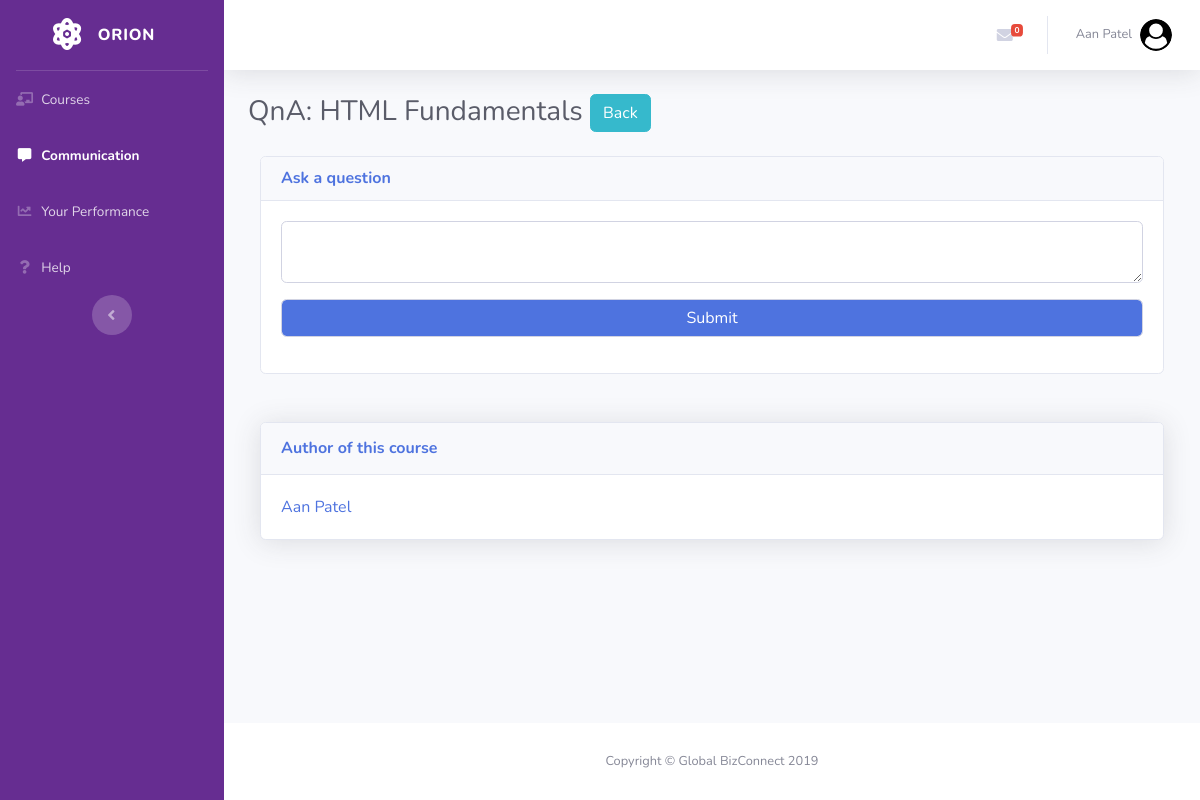
Page /dashboard/qna.php?cid=4 (signed in) on the earlier database version.
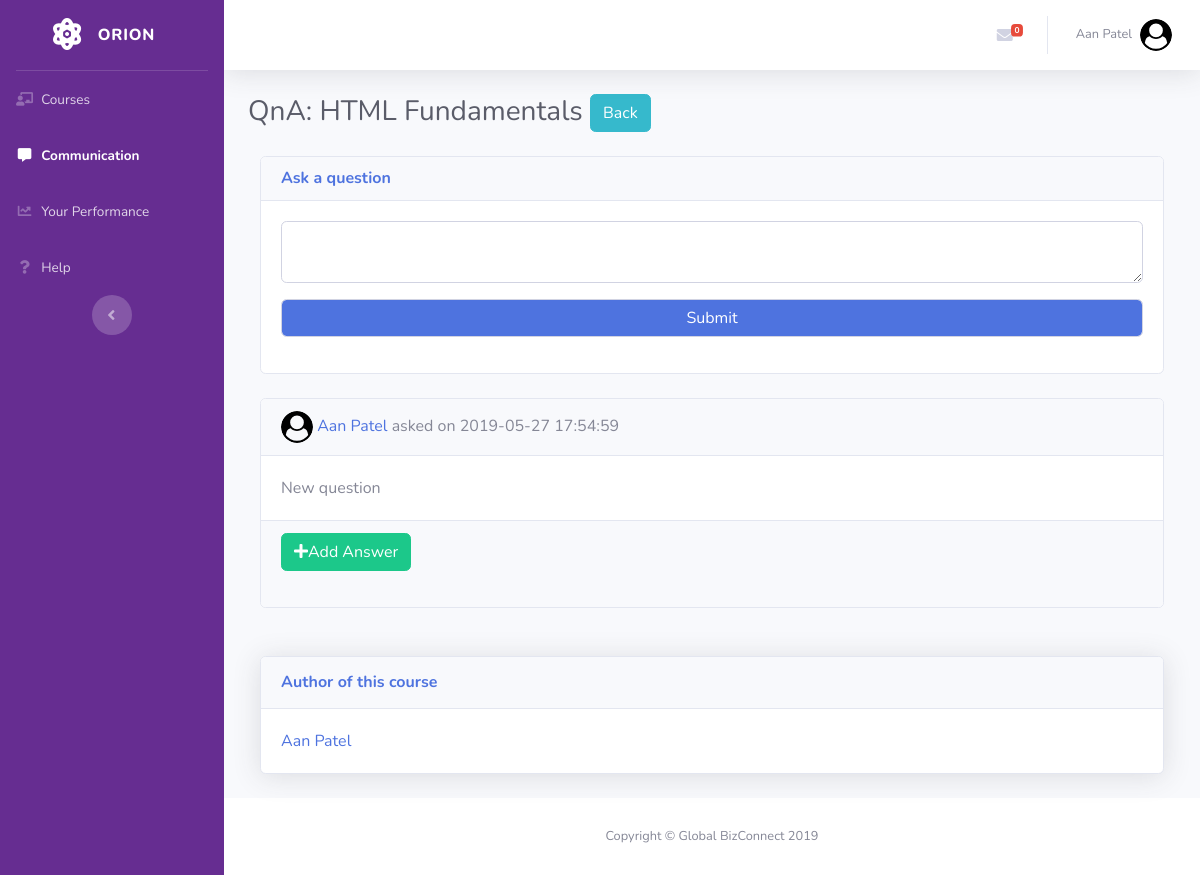
Same page on the later database version.
### tables this page shows
CREATE TABLE `user` (
  `uid` int(11) NOT NULL,
  `fname` text NOT NULL,
  `lname` text NOT NULL,
  `email` text NOT NULL,
  `password` text NOT NULL,
  `type` int(1) NOT NULL DEFAULT '0',
  `profileImageFileName` text NOT NULL,
  `bio` text
);

CREATE TABLE `csyllabus` (
  `cid` int(11) NOT NULL,
  `csyllabus` text NOT NULL
);

CREATE TABLE `course` (
  `cid` int(11) NOT NULL,
  `cname` text NOT NULL,
  `cdesc` text NOT NULL,
  `dateofcreation` datetime NOT NULL DEFAULT CURRENT_TIMESTAMP,
  `creatoruid` int(11) NOT NULL,
  `cost` float NOT NULL DEFAULT '0',
  `published` int(1) NOT NULL DEFAULT '0',
  `dateofpublish` datetime DEFAULT NULL,
  `cimg` text,
  `category` text NOT NULL
);

CREATE TABLE `question` (
  `questionid` int(11) NOT NULL,
  `cid` int(11) NOT NULL,
  `uid` int(11) NOT NULL,
  `qtext` text NOT NULL,
  `dateofquestion` datetime NOT NULL DEFAULT CURRENT_TIMESTAMP
);

### includes/courseownershipauth.php (called while the page is built, shortened)
<?php
function isThisUsersCourse($con, $cid)
{
    $uid = $_SESSION['uid'];
    $isThisUsersCourseQuery = "SELECT cid,uid FROM ctrainers WHERE uid=$uid AND cid=$cid";
    $isThisUsersCourseResult = mysqli_query($con, $isThisUsersCourseQuery) or die(mysqli_error($con));
    if (mysqli_num_rows($isThisUsersCourseResult) > 0) {
        return 1;
    } else {
        return 0;
    }
}
?>

### includes/auth.php (called while the page is built, shortened)
<?php
function getUserType($con, $uid){
    $userTypeQuery = "SELECT type FROM user WHERE uid=".$uid;
    $userTypeResult = mysqli_query($con, $userTypeQuery);
    $userTypeData = mysqli_fetch_array($userTypeResult);
    return $userTypeData['type'];
}
?>

### includes/files.php (called while the page is built)
<?php
$userProfileImageFolder = "./res/userimages/";
?>

### dashboard/qna.php (the view, shortened to what this page needs)
<?php
require('../includes/auth.php');
require('../includes/db.php');
require('../includes/files.php');
require('../includes/courseownershipauth.php');
$email = $_SESSION['email'];
$uid = $_SESSION['uid'];
$profileImageFileNameQuery = "SELECT profileImageFileName FROM user WHERE email='$email'";
$profileImageFileNameResult = mysqli_query($con, $profileImageFileNameQuery) or die(mysqli_error($con));
$profileImageFileNameData = mysqli_fetch_array($profileImageFileNameResult);
$profileImageFileName = $profileImageFileNameData['profileImageFileName'];
$profileImageFileAddress = $userProfileImageFolder . $profileImageFileName;
$cid = $_GET['cid'];
$dashHome = "student.php";
$dashPerformance = "student-achievements.php";
$dashPerformanceText = "Achievements";
$dashHelp = "student-help.php";
$dashCommunication = "student-communication.php";
$back = "student-communication.php";
if (isThisUsersCourse($con, $cid)) {
    $dashHome = "trainer.php";
    $dashPerformance = "performance.php";
    $dashPerformanceText = "Your Performance";
    $dashHelp = "help.php";
    $dashCommunication = "communication.php";
    $back = "communication.php";
}
$courseQuery = "SELECT * FROM course INNER JOIN csyllabus ON (course.cid = csyllabus.cid AND course.cid=$cid)";
$courseResult = mysqli_query($con, $courseQuery) or die(mysqli_error($con));
$courseData = mysqli_fetch_array($courseResult);
$courseName = $courseData['cname'];
$authorQuery = "SELECT user.uid, fname, lname FROM user INNER JOIN ctrainers ON (ctrainers.cid=$cid AND user.uid=ctrainers.uid) INNER JOIN course ON (course.cid=ctrainers.cid)";
$authorResult = mysqli_query($con, $authorQuery) or die(mysqli_error($con));
if (mysqli_num_rows($authorResult) > 1) {
    $authorPlurality = "s";
} else {
    $authorPlurality = "";
}
$authors = "";
while ($authorData = mysqli_fetch_array($authorResult)) {
    $authors = $authors . "<a href='viewprofile.php?uid=" . $authorData['uid'] . "'>" . $authorData['fname'] . " " . $authorData['lname'] . "</a>";
}
function fetchQuestions($con, $cid)
{
    $questionsQuery = "SELECT * FROM question WHERE cid=$cid";
    $questionsResult = mysqli_query($con, $questionsQuery) or die(mysqli_error($con));
    return $questionsResult;
}
function getProfileImageCircleFromUid($con, $uid, $userProfileImageFolder)
{
    $profileImageFileNameQuery = "SELECT profileImageFileName FROM user WHERE uid=$uid";
    $profileImageFileNameResult = mysqli_query($con, $profileImageFileNameQuery) or die(mysqli_error($con));
    $profileImageFileNameData = mysqli_fetch_array($profileImageFileNameResult);
    $profileImageFileName = $profileImageFileNameData['profileImageFileName'];
    $profileImageFileAddress = $userProfileImageFolder . $profileImageFileName;
    $profileImageCircle = "<img style='width: 2rem; height: 2rem;' class=\"rounded-circle\" src=\"$profileImageFileAddress\"/> ";
    return $profileImageCircle;
}
function getNameWithProfileLinkFromUid($con, $uid)
{
    $nameWithProfileLink = "<a href='viewprofile.php?uid=$uid'>";
    $nameQuery = "SELECT fname, lname FROM user WHERE uid=$uid";
    $nameResult = mysqli_query($con, $nameQuery) or die(mysqli_error($con));
    $nameData = mysqli_fetch_array($nameResult);
    $name = $nameData['fname'] . " " . $nameData['lname'];
    $nameWithProfileLink .= $name;
    $nameWithProfileLink .= "</a>";
    return $nameWithProfileLink;
}
?>
<!DOCTYPE html>
<html lang="en">
<head>
    <link href="vendor/fontawesome-free/css/all.min.css" rel="stylesheet" type="text/css">
    <link href="css/sb-admin-2.min.css" rel="stylesheet">
    <link href="css/orion.css" rel="stylesheet">
</head>
<body id="page-top">
<div id="wrapper">
    <ul class="navbar-nav bg-gradient-success sidebar sidebar-dark accordion" id="accordionSidebar">
        <a class="sidebar-brand d-flex align-items-center justify-content-center" href="#">
            <div class="sidebar-brand-icon">
                <i class="fas fa-atom"></i>
            </div>
            <div class="sidebar-brand-text mx-3">Orion</div>
        </a>
        <hr class="sidebar-divider my-0">
        <li class="nav-item">
            <a class="nav-link" href="<?php echo $dashHome; ?>">
                <i class="fas fa-fw fa-chalkboard-teacher"></i>
                <span>Courses</span></a>
        </li>
        <li class="nav-item active">
            <a class="nav-link" href="<?php echo $dashCommunication; ?>">
                <i class="fas fa-fw fa-comment-alt"></i>
                <span>Communication</span></a>
        </li>
        <li class="nav-item">
            <a class="nav-link" href="<?php echo $dashPerformance; ?>">
                <i class="fas fa-fw fa-chart-line"></i>
                <span><?php echo $dashPerformanceText; ?></span></a>
        </li>
        <?php if (getUserType($con, $uid) == 0) { ?>
            <li class="nav-item">
                <a class="nav-link" href="student-purchases.php">
                    <i class="fas fa-money-check-alt"></i>
                    <span>Purchases</span>
                </a>
            </li>
        <?php } ?>
        <li class="nav-item">
            <a class="nav-link" href="<?php echo $dashHelp; ?>">
                <i class="fas fa-fw fa-question"></i>
                <span>Help</span></a>
        </li>
        <div class="text-center d-none d-md-inline">
            <button class="rounded-circle border-0" id="sidebarToggle"></button>
        </div>
    </ul>
    <div id="content-wrapper" class="d-flex flex-column">
        <div id="content">
            <nav class="navbar navbar-expand navbar-light bg-white topbar mb-4 static-top shadow">
                <?php if(getUserType($con, $uid)==0){ ?>
                <form class="d-none d-sm-inline-block form-inline mr-auto ml-md-3 my-2 my-md-0 mw-100 navbar-search"
                      method="get" action="searchcourse.php">
                    <div class="input-group">
                        <input type="text" class="form-control bg-light border-0 small"
                               name="q"
                               placeholder="Search for a course..."
                               aria-label="Search" aria-describedby="basic-addon2">
                        <div class="input-group-append">
                            <button class="btn btn-primary" type="submit">
                                <i class="fas fa-search fa-sm"></i>
                            </button>
                        </div>
                    </div>
                </form>
                <?php } ?>
                <ul class="navbar-nav ml-auto">
                    <li class="nav-item no-arrow mx-1" id="communicationsNavLink">
                        <a class="nav-link" href="<?php if(getUserType($con, $uid)==1){echo "communication.php";} if(getUserType($con, $uid)==0){echo "student-communication.php";}?>" role="button">
                            <i class="fas fa-envelope fa-fw"></i>
                            <span class="badge badge-danger badge-counter" id="communicationsBadge"></span>
                        </a>
                    </li>
                    <li class="nav-item dropdown no-arrow">
                        <a class="nav-link dropdown-toggle" href="#" id="userDropdown" role="button"
                           data-toggle="dropdown" aria-haspopup="true" aria-expanded="false">
                            <span class="mr-2 d-none d-lg-inline text-gray-600 small">
                                <?php echo $_SESSION['fname'] . " " . $_SESSION['lname']; ?>
                            </span>
                            <img class="img-profile rounded-circle"
                                 src="<?php echo $profileImageFileAddress; ?>">
                        </a>
                    </li>
                </ul>
            </nav>
            <div class="container-fluid">
                <div class="d-sm-flex align-items-center justify-content-between mb-4">
                    <h1 class="h3 mb-0 text-gray-800">
                        QnA: <?php echo $courseName; ?>
                        <a href="<?php echo $back; ?>" class="btn btn-info">Back</a>
                    </h1>
                </div>
                <div class="row">
                    <div class="container">
                        <div class="card">
                            <div class="card-header">
                                <h6 class="m-0 font-weight-bold text-primary">Ask a question</h6>
                            </div>
                            <div class="card-body">
                                <form method="post" action="addQuestion.php">
                                    <div class="form-group">
                                        <textarea name="qtext" class="form-control"></textarea>
                                    </div>
                                    <div class="form-group">
                                        <input class="form-control bg-primary text-white" type="submit" value="Submit">
                                    </div>
                                </form>
                            </div>
                        </div>
                    </div>
                </div>
                <br>
                <div class="row">
                    <div class="container">
                        <?php
                        $questionsResult = fetchQuestions($con, $cid);
                        while ($question = mysqli_fetch_array($questionsResult)) {
                            $askerUid = $question['uid'];
                            $dateofquestion = $question['dateofquestion'];
                            $questionText = $question['qtext'];
                            $questionId = $question['questionid'];
                            ?>
                            <div class="card">
                                <div class="card-header">
                                    <?php
                                    echo getProfileImageCircleFromUid($con, $askerUid, $userProfileImageFolder);
                                    echo getNameWithProfileLinkFromUid($con, $askerUid);
                                    echo " asked on ";
                                    echo $dateofquestion;
                                    ?>
                                </div>
                                <div class="card-body">
                                    <?php
                                    echo $questionText;
                                    ?>
                                </div>
                                <div class="card-footer">
                                    <a class="btn btn-success text-white" id="btnAnswerTo<?php echo $questionId; ?>"
                                       onclick="showAnswerBox('#btnAnswerTo<?php echo $questionId; ?>','#answerTo<?php echo $questionId; ?>')"><span
                                                class="fas fa-plus"></span>Add Answer</a>
                                    <br>
                                    <br>
                                </div>
                            </div>
                            <br>
                            <?php
                        }
                        ?>
                    </div>
                </div>
                <br>
                <div class="row">
                    <div class="container">
                        <div class="card shadow mb-4">
                            <div class="card-header py-3 d-flex flex-row align-items-center justify-content-between">
                                <h6 class="m-0 font-weight-bold text-primary">Author<?php echo $authorPlurality; ?> of
                                    this course</h6>
                            </div>
                            <div class="card-body">
                                <?php echo $authors; ?>
                            </div>
                        </div>
                    </div>
                </div>
            </div>
        </div>
        <footer class="sticky-footer bg-white">
            <div class="container my-auto">
                <div class="copyright text-center my-auto">
                    <span>Copyright &copy; Global BizConnect 2019</span>
                </div>
            </div>
        </footer>
    </div>
</div>
</body>
</html>

### dashboard/css/orion.css (style rules this page uses)
#accordionSidebar { background: #662D91; }

Differences in the rows shown:
added question: uid.profileImageFileName (placeholder picture), uid.lname "Aan Patel", dateofquestion "2019-05-27 17:54:59", qtext "New question"
